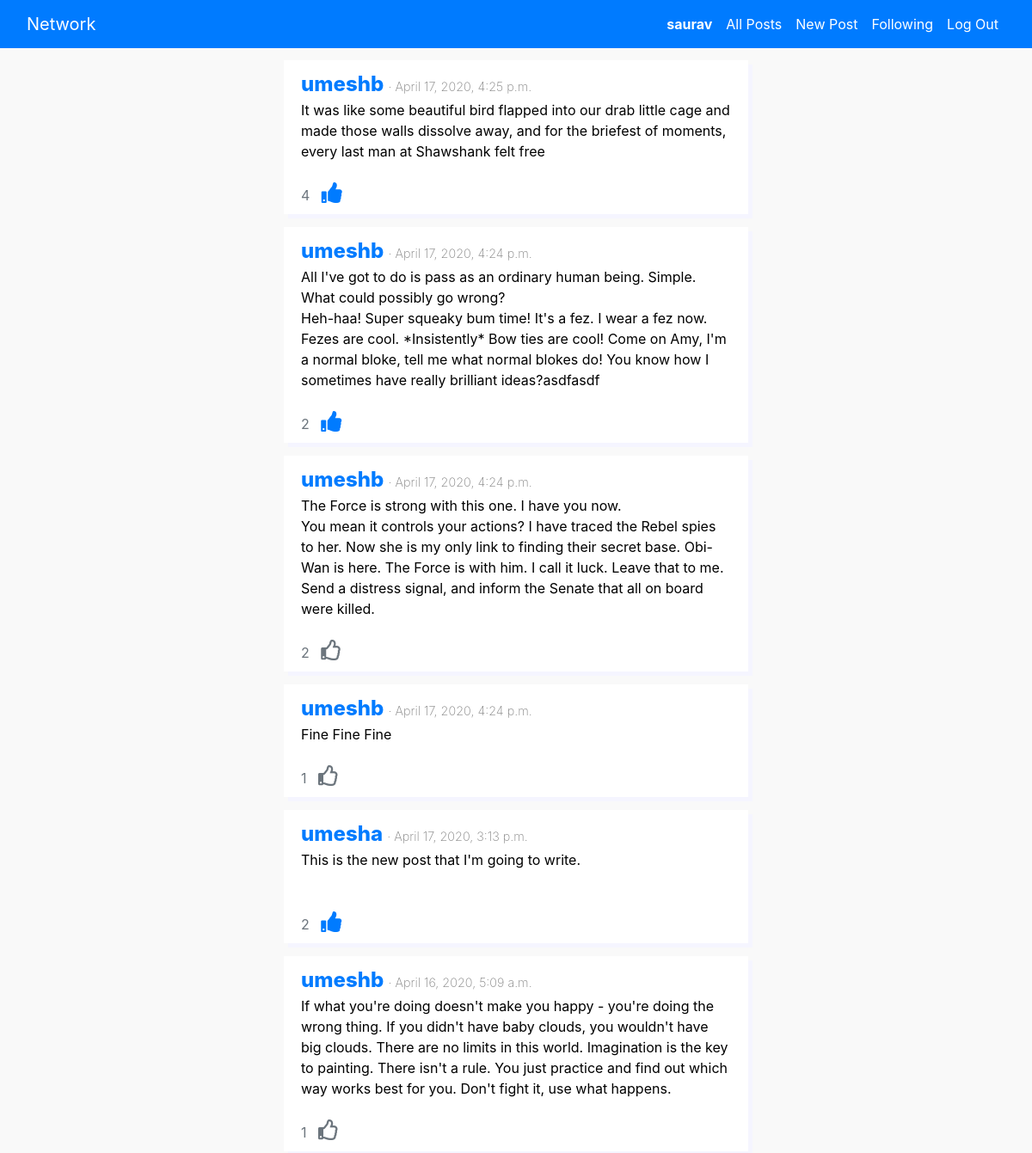
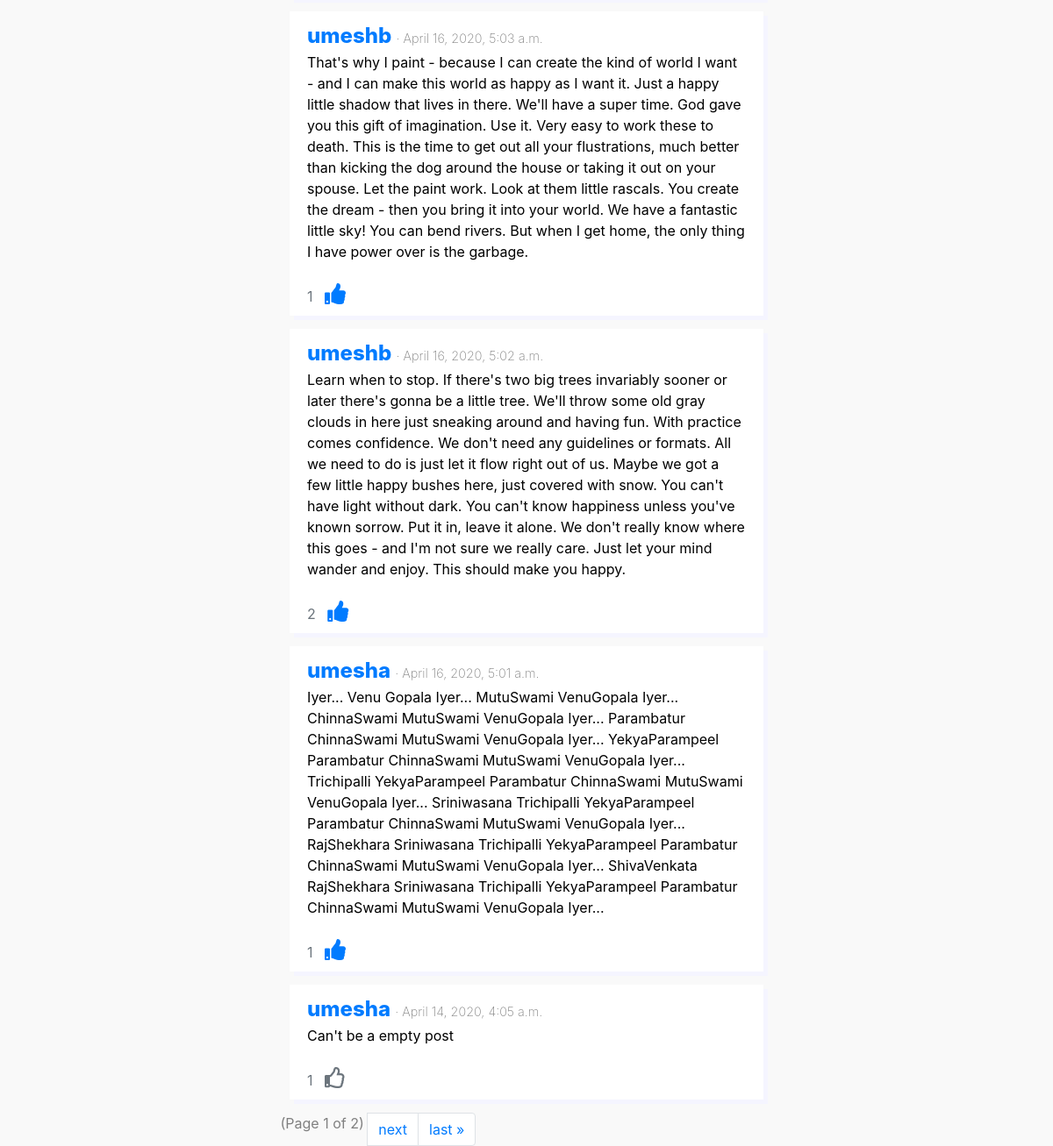
Page /following_posts (signed in) on the committed database (2 pictures, top to bottom).
### network/models.py (models this page shows, shortened)
class User(AbstractUser):
    dob = models.DateField(blank=False)

class Post(models.Model):
    text = models.TextField(blank=False)
    user = models.ForeignKey(User, on_delete=models.CASCADE)
    created_at = models.DateTimeField(auto_now_add=True)
    class Meta:
        ordering = ('-created_at',)

### network/views.py (the view)
# urls.py: path("following_posts", views.following_posts, name="following_posts"),
@login_required
def following_posts(request):
    return index(request, following=True)

### network/templates/network/index.html (shortened to what this page needs)
{% extends "network/layout.html" %}
{% load static %}
{% block body %}
    <div class="container col-md-6 col-md-offset-3 centered-form center-block" onclick="clickHandler(event)">
        {% for post in posts %}
            <div class="row">
                <div class="panel panel-default">
                    <div class="panel-heading">
                        <div class="toprow">
                            <a href="{% url 'user_info' user_id=post.posted_by.id%}" class="post-author">
                                {{post.posted_by}}
                            </a>
                            <span class="post-date">
                                · {{post.posted_at}}
                            </span>
                        </div>
                        <div class="post-text">
                            <span style="white-space: pre-line">{{post.post_text}}</span>
                        </div>
                    </div>
                    <br>
                    <span class="likes panel-body">
                        <span id="{{ post.post_id }}" class="text-secondary"> {{post.likes_count}} </span> &nbsp;
                        {% if post.react == "Unlike" %}
                            <i class="fa fa-thumbs-up text-primary" data-buttonid="{{ post.post_id }}" data-buttonWork="unlike"></i>
                        {% else %}
                            <i class="far fa-thumbs-up text-secondary" data-buttonid="{{ post.post_id }}" data-buttonWork="like"></i>
                        {% endif %}
                    </span>
                </div>
            </div>
        {% endfor %}
        {% if posts.number %}
            <ul class="pagination">
                    <span class="current" style="color: gray;">
                        &nbsp;(Page {{ posts.number }} of {{ posts.paginator.num_pages }})&nbsp;
                    </span>
                    {% if posts.has_next %}
                        <li class="page-item"><a class="page-link" href="?page={{ posts.next_page_number }}"> next</a></li>
                        <li class="page-item"><a class="page-link" href="?page={{ posts.paginator.num_pages }}">last &raquo;</a></li>
                    {% endif %}
            </ul>
        {% endif %}
    </div>
{% endblock %}

### network/templates/network/layout.html (shortened to what this page needs)
{% load static %}
<!DOCTYPE html>
<html lang="en">
    <head>
        <link rel="stylesheet" href="https://stackpath.bootstrapcdn.com/bootstrap/4.4.1/css/bootstrap.min.css">
        <link href="{% static 'network/styles.css' %}" rel="stylesheet">
        <link href="https://cdnjs.cloudflare.com/ajax/libs/font-awesome/5.13.0/css/all.min.css" rel="stylesheet">
    </head>
    <body >
        <nav class="navbar navbar-expand-lg fixed-top bg-primary" role="navigation">
            <div class="container-fluid">
                <div class="navbar-header">
                    <a class="navbar-brand mr-lg-auto" href="#">Network</a>
                </div>
                <ul class="navbar-nav ml-auto" id="navbarToggleExternalContent">
                    {% if user.is_authenticated %}
                        <li class="nav-item">
                            <a class="nav-link" href="{% url 'user_info' user_id=user.id%}"><strong>{{ user.username }}</strong></a>
                        </li>
                        <li class="nav-item">
                            <a class="nav-link" href="{% url 'index' %}">All Posts</a>
                        </li>
                        <li class="nav-item">
                            <a class="nav-link" href="{% url 'create_post' %}">New Post</a>
                        </li>
                        <li class="nav-item">
                            <a class="nav-link" href="{% url 'following_posts' %}">Following</a>
                        </li>
                        <li class="nav-item">
                            <a class="nav-link" href="{% url 'logout' %}">Log Out</a>
                        </li>
                    {% endif %}
                </ul>
            </div>
        </nav>
        <div class="body">
            {% block body %}
            {% endblock %}
        </div>
    </body>
</html>

### network/static/network/styles.css (style rules this page uses)
.body { margin-top: 70px; width: auto; }
body { background-color: #f9f9f9; color: black; }
.row { border: none; box-shadow: 5px 5px rgb(245, 245, 255); margin: 15px; padding-left: 20px; padding-top: 10px; padding-right: 20px; padding-bottom: 10px; opacity: 100; background-color: white; position: relative; }
.post-author { font-size: 1.5em; font-weight: 800; }
.post-date { color: gray; font-size: 0.9em; font-weight: 200; }
.navbar-brand, .nav-link { color: white; }
.fa-thumbs-up { font-size: 1.5em; cursor: pointer; margin-right: 40px; }
.pagination { margin-top: 30px; margin-bottom: 50px; margin: auto; }

### rows in the picture
User: username "saurav"
User: posted_by "umeshb", posted_at "April 17, 2020, 4:25 p.m.", post_text "It was like some beautiful bird flapped into our drab little cage and made those walls dissolve away, and for the briefest of moments, every last man at Shawshank felt free", likes_count "4", posted_at "April 17, 2020, 4:24 p.m.", post_text "All I've got to do is pass as an ordinary human being. Simple. What could possibly go wrong? Heh-haa! Super squeaky bum time! It's a fez. I wear a fez now. Fezes are cool. *Insistently* Bow ties are cool! Come on Amy, I'm a normal bloke, tell me what normal blokes do! You know how I sometimes have really brilliant ideas?asdfasdf", likes_count "2", post_text "The Force is strong with this one. I have you now. You mean it controls your actions? I have traced the Rebel spies to her. Now she is my only link to finding their secret base. Obi-Wan is here. The Force is with him. I call it luck. Leave that to me. Send a distress signal, and inform the Senate that all on board were killed.", post_text "Fine Fine Fine", likes_count "1", posted_at "April 16, 2020, 5:09 a.m.", post_text "If what you're doing doesn't make you happy - you're doing the wrong thing. If you didn't have baby clouds, you wouldn't have big clouds. There are no limits in this world. Imagination is the key to painting. There isn't a rule. You just practice and find out which way works best for you. Don't fight it, use what happens.", posted_at "April 16, 2020, 5:03 a.m.", post_text "That's why I paint - because I can create the kind of world I want - and I can make this world as happy as I want it. Just a happy little shadow that lives in there. We'll have a super time. God gave you this gift of imagination. Use it. Very easy to work these to death. This is the time to get out all your flustrations, much better than kicking the dog around the house or taking it out on your spouse. Let the paint work. Look at them little rascals. You create the dream - then you bring it into your world. We have a fantastic little sky! You can bend rivers. But when I get home, the only thing I have power over is the garbage.", posted_at "April 16, 2020, 5:02 a.m.", post_text "Learn when to stop. If there's two big trees invariably sooner or later there's gonna be a little tree. We'll throw some old gray clouds in here just sneaking around and having fun. With practice comes confidence. We don't need any guidelines or formats. All we need to do is just let it flow right out of us. Maybe we got a few little happy bushes here, just covered with snow. You can't have light without dark. You can't know happiness unless you've known sorrow. Put it in, leave it alone. We don't really know where this goes - and I'm not sure we really care. Just let your mind wander and enjoy. This should make you happy."
User: posted_by "umesha", posted_at "April 17, 2020, 3:13 p.m.", post_text "This is the new post that I'm going to write.", likes_count "2", posted_at "April 16, 2020, 5:01 a.m.", post_text "Iyer... Venu Gopala Iyer... MutuSwami VenuGopala Iyer... ChinnaSwami MutuSwami VenuGopala Iyer... Parambatur ChinnaSwami MutuSwami VenuGopala Iyer... YekyaParampeel Parambatur ChinnaSwami MutuSwami VenuGopala Iyer... Trichipalli YekyaParampeel Parambatur ChinnaSwami MutuSwami VenuGopala Iyer... Sriniwasana Trichipalli YekyaParampeel Parambatur ChinnaSwami MutuSwami VenuGopala Iyer... RajShekhara Sriniwasana Trichipalli YekyaParampeel Parambatur ChinnaSwami MutuSwami VenuGopala Iyer... ShivaVenkata RajShekhara Sriniwasana Trichipalli YekyaParampeel Parambatur ChinnaSwami MutuSwami VenuGopala Iyer...", likes_count "1", posted_at "April 14, 2020, 4:05 a.m.", post_text "Can't be a empty post"

### other values in the picture
{{ posts.number }} "1"
{{ posts.paginator.num_pages }} "2"
